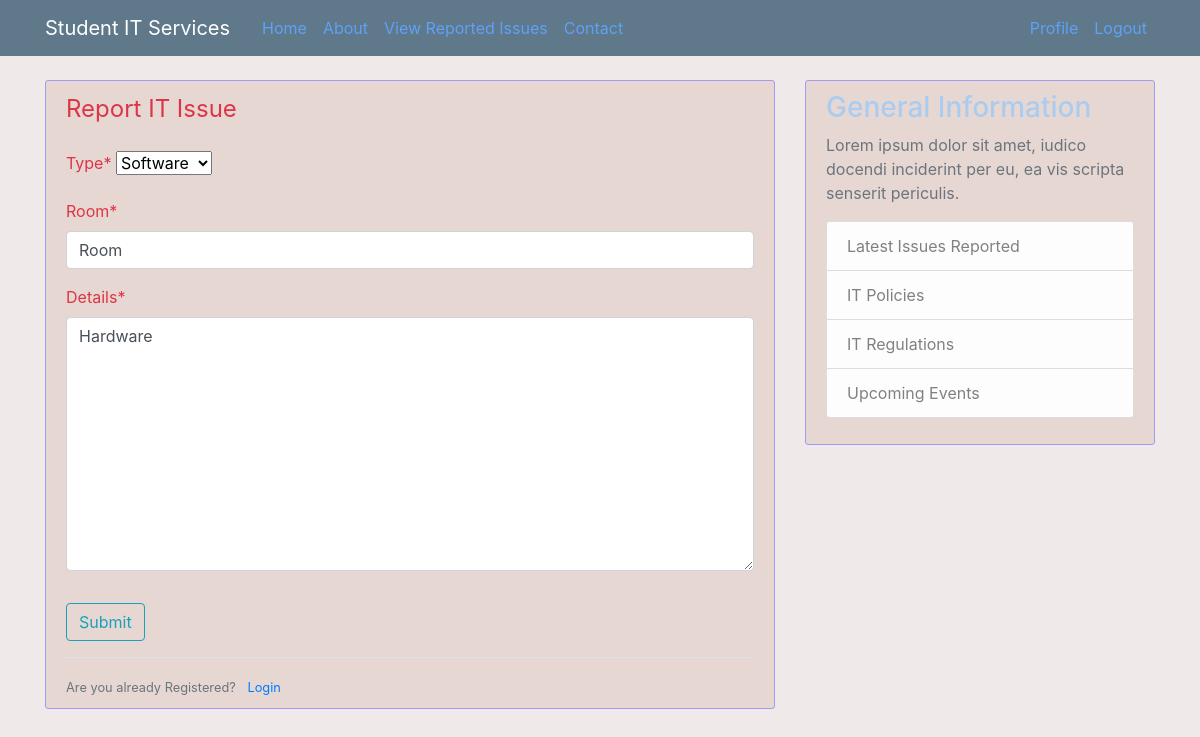
The app's page /issue/1/update/ (signed in) with its own data.
### itreporting/models.py (models this page shows, shortened)
class Issue(models.Model):
    type = models.CharField(
        max_length=100,
        choices=[('Hardware', 'Hardware'), ('Software', 'Software')]
    )
    room = models.CharField(max_length=100)
    urgent = models.BooleanField(default=False)
    details = models.TextField()
    date_submitted = models.DateTimeField(default=timezone.now)
    description = models.TextField()
    author = models.ForeignKey(User, related_name='issues', on_delete=models.CASCADE)

### itreporting/views.py (the view)
# urls.py: path('issue/<int:pk>/update/', PostUpdateView.as_view(), name='issue-update'),
class PostUpdateView(LoginRequiredMixin, UserPassesTestMixin, UpdateView):
    model = Issue
    fields = ['type', 'room', 'details']
    def test_func(self):
        issue = self.get_object()
        return self.request.user == issue.author

### itreporting/templates/itreporting/issue_form.html (shortened to what this page needs)
{% extends "itreporting/base.html" %}
{% load crispy_forms_tags %}
{% block content %}
<div class="content-section">
    <form method="POST">
        <fieldset class="form-group">
            <legend class="borer-bottom mb-4"> Report IT Issue </legend>
            {{ form|crispy }}
        </fieldset>
        <div class="form-group">
            <button class="btn btn-outline-info"  type="submit">Submit</button>
        </div>
    </form>
    <div class="border-top pt-3">
        <small class="text-muted">Are you already Registered? <a class="ml-2" href="#">Login </a></small>
    </div>
</div>
{% endblock content %}

### static/css/styles.css (style rules this page uses)
body { background: #f0e9e9; color: #dc3545; margin-top: 5rem; }
.content-section { background: #b9816f2d; padding: 10px 20px; border: 1px solid #a49af1; border-radius: 3px; margin-bottom: 20px; }

### records on screen
Issue: type "Software", room "Room", details "Hardware"
